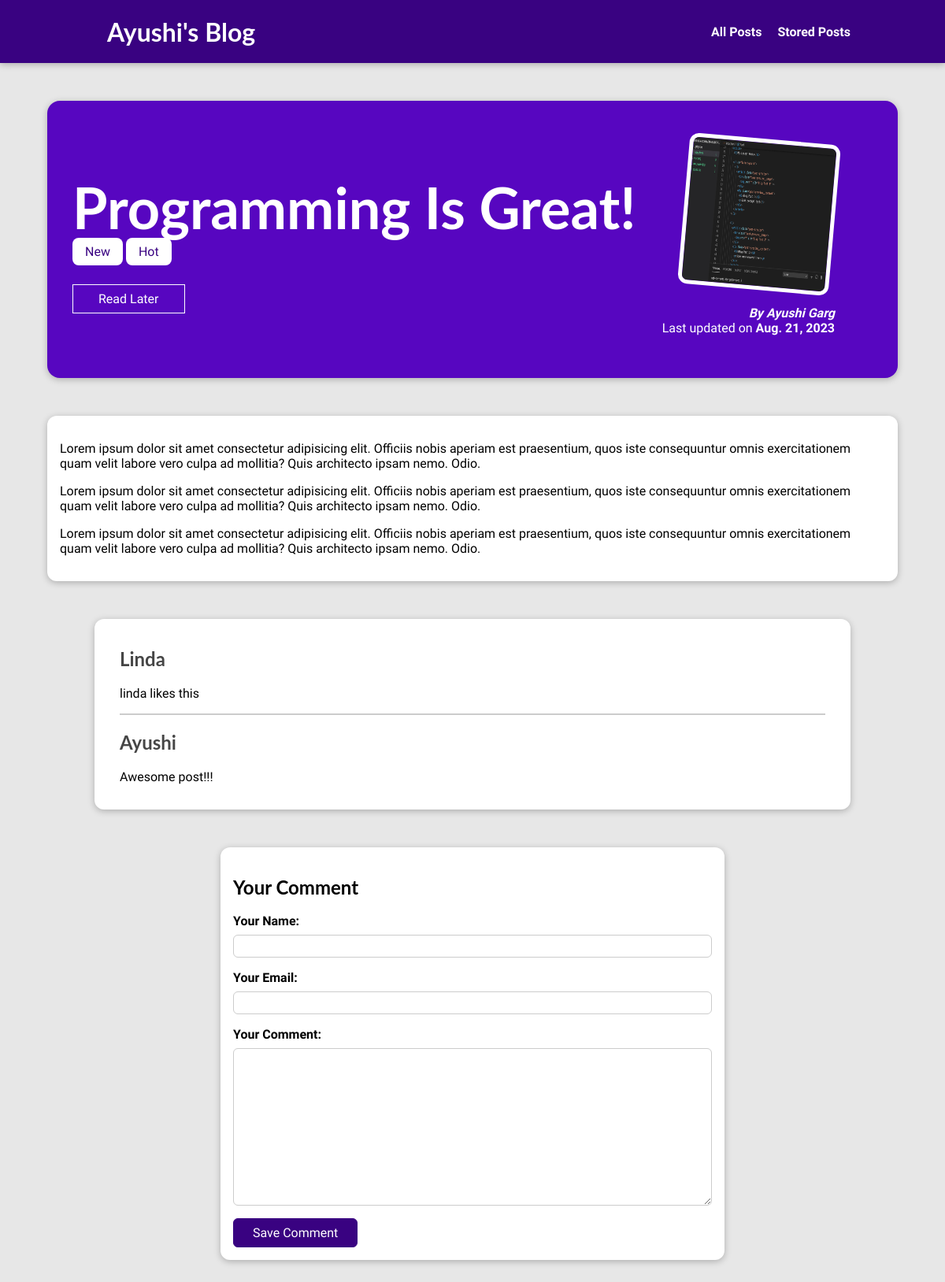
The page /blog/posts/programming-is-great on the database as committed earlier.
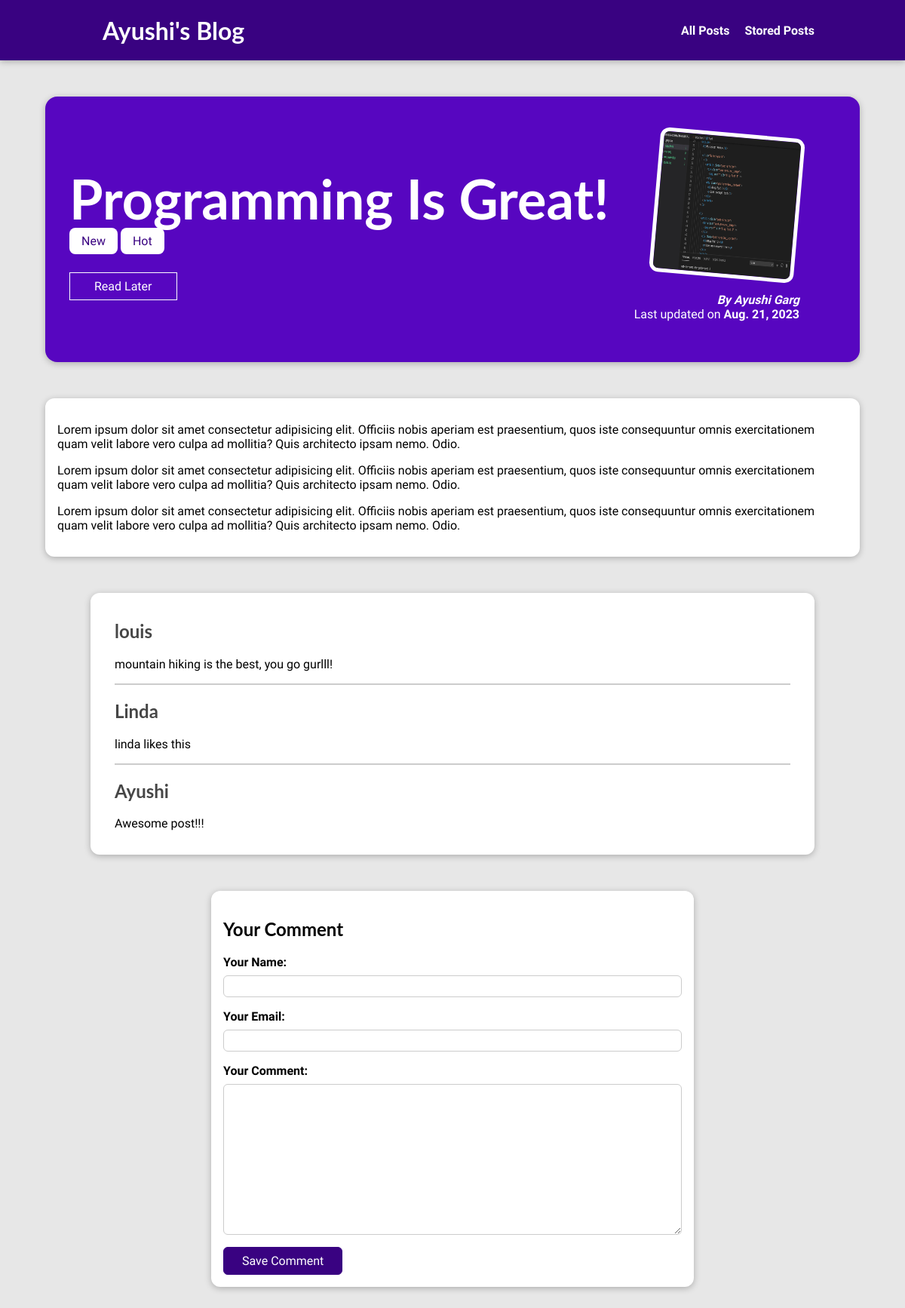
The same page on the database as committed later.
### blog/models.py (models this page shows, shortened)
class Post(models.Model):
    title = models.CharField(max_length=150, unique=True)
    excerpt = models.CharField(max_length=300)
    image = models.ImageField(upload_to="posts", null=True)
    date = models.DateField(auto_now=True)
    slug = models.SlugField(unique=True)
    content = models.TextField(validators=[MinLengthValidator(10)])
    author = models.ForeignKey(
        Author, on_delete=models.SET_NULL, null=True, related_name="posts")
    tags = models.ManyToManyField(Tag)

class Tag(models.Model):
    caption = models.CharField(max_length=20)

class Author(models.Model):
    first_name = models.CharField(max_length=100)
    last_name = models.CharField(max_length=100)
    email_address = models.EmailField()
    def full_name(self):
        return f"{self.first_name} {self.last_name}"
    def __str__(self) -> str:
        return self.full_name()

class Comment(models.Model):
    user_name = models.CharField(max_length=120)
    user_email = models.EmailField()
    text = models.TextField(max_length=400)
    post = models.ForeignKey(Post, on_delete=models.CASCADE, related_name="comments")

### blog/views.py (the view, shortened to what this page needs)
# urls.py: path("posts/<slug:slug>", PostDetailView.as_view(), name="post_details"),
class PostDetailView(View):
    def is_stored_post(self, request, post_id):
        stored_posts = request.session.get("stored_posts")
        is_saved_for_later = post_id in stored_posts if stored_posts else False
        return is_saved_for_later
    def get(self, request, slug):
        post = Post.objects.get(slug=slug)
        context = {
            "post": post,
            "post_tags": post.tags.all(),
            "comment_form": CommentForm(),
            "comments": post.comments.all().order_by("-id"),
            "saved_for_later": self.is_stored_post(request, post.id)
        }
        return render(request, 'blog/post-details.html', context)

### blog/forms.py
class CommentForm(forms.ModelForm):
    class Meta:
        model = Comment
        exclude = ["post"]
        labels = {
            "user_name": "Your Name",
            "user_email": "Your Email",
            "text": "Your Comment",
        }

### blog/templates/blog/post-details.html (shortened to what this page needs)
{% extends 'base.html' %}
{% load static %}
{% block css_files %}
<link rel="stylesheet" href="{% static 'blog/post-details.css' %}">
{% endblock css_files %}
{% block content %}
<section id="summary">
    <h2>{{post.title}}</h2>
    <div>
        {% for tag in post_tags %}
            <span class="tag">{{tag.caption}}</span>
        {% endfor %}
    </div>
    <div id="read-later">
        <form action="{% url 'read_later' %}" method="POST">
            <button>
                {% if saved_for_later %}
                    Unsave
                {% else %}
                    Read Later
                {% endif %}
            </button>
        </form>
    </div>
    <article>
        <img src="{{post.image.url}}" alt="{{post.title}}">
        <address>By <a href="mailto:{{post.author.email_address}}">{{post.author}}</a></address>
        <div>
            Last updated on <time>{{post.date}}</time>
        </div>
    </article>
</section>
<main>
    <p>
        {{post.content|linebreaks}}
    </p>
</main>
<section id="comments">
    <ul>
        {% for comment in comments %}
            <li>
                <h2>{{comment.user_name}}</h2>
                <p>{{comment.text|linebreaks}}</p>
            </li>
        {% endfor %}
    </ul>
</section>
<section id="comment-form">
    <h2>Your Comment</h2>
    <form action="{% url 'post_details' post.slug %}", method="POST">
        {% for form_field in comment_form %}
            <div class="form-control {% if form_field.errors %}invalid{% endif %} ">
                {{form_field.label_tag}}
                {{form_field}}
            </div>
        {% endfor %}
        <button>Save Comment</button>
    </form>
</section>
{% endblock content %}

### templates/base.html (shortened to what this page needs)
{% load static %}
<!DOCTYPE html>
<html lang="en">
<head>
    <link rel="stylesheet" href="{% static 'app.css' %}">
    {% block css_files %}{% endblock css_files %}
</head>
<body>
    <header id="main-navigation">
        <h1><a href="{% url 'index' %}">Ayushi's Blog</a></h1>
        <nav>
            <a href="{% url 'posts' %}">All Posts</a>
            <a href="{% url 'read_later' %}">Stored Posts</a>
        </nav>
    </header>
    {% block content %}{% endblock content %}
</body>
</html>

### static/app.css (style rules this page uses)
* { box-sizing: border-box; }
html { font-family: 'Open Sans', 'Lato', sans-serif; }
body { margin: 0; }
h1, h2, h3 { font-family: 'Lato', sans-serif; font-weight: bold; }
#main-navigation { width: 100%; height: 5rem; display: flex; justify-content: space-between; align-items: center; padding: 0 10%; position: absolute; top: 0; left: 0; }
#main-navigation a { text-decoration: none; color: white; font-weight: bold; margin-left: 1rem; }

### blog/static/blog/post-details.css (style rules this page uses)
body { background-color: #e7e7e7; }
#main-navigation { background-color: #390281; box-shadow: 0 2px 8px rgba(0, 0, 0, 0.25); }
#summary { margin: 8rem auto 3rem auto; padding: 2rem; width: 90%; max-width: 90rem; border-radius: 16px; background-color: #5706c0; position: relative; box-shadow: 0 2px 8px rgba(0, 0, 0, 0.25); height: 22rem; }
#summary h2 { color: white; font-size: 4.5rem; margin-bottom: 0.25rem; }
#summary article { position: absolute; top: 2rem; right: 3rem; padding: 1rem 2rem; border-radius: 12px; text-align: right; color: white; }
#summary article img { width: 12rem; height: 12rem; border-radius: 12px; transform: rotateZ(5deg); border: 5px solid white; margin-bottom: 1rem; }
#summary address { font-weight: bold; }
#summary a { color: white; text-decoration: none; }
#summary time { font-weight: bold; }
#read-later { margin: 2rem 0; }
#read-later button { background-color: transparent; border: 1px solid white; padding: 0.5rem 2rem; font: inherit; color: white; cursor: pointer; }
main { width: 90%; max-width: 90rem; margin: 3rem auto; background-color: white; padding: 1rem; border-radius: 12px; box-shadow: 0 2px 8px rgba(0, 0, 0, 0.25); }
.tag { background-color: white; color: #390281; padding: 0.5rem 1rem; border-radius: 8px; }
#comment-form { margin: 3rem auto; width: 90%; max-width: 40rem; border-radius: 12px; background-color: white; box-shadow: 0 2px 8px rgba(0, 0, 0, 0.25); padding: 1rem; }
#comment-form button { font: inherit; background-color: #390281; color: white; border: 1px solid #390281; padding: 0.5rem 1.5rem; border-radius: 6px; }
.form-control { margin-bottom: 1rem; }
.form-control label { font-weight: bold; margin-bottom: 0.5rem; display: block; }
.form-control input, .form-control textarea { display: block; width: 100%; font: inherit; padding: 0.25rem; border-radius: 6px; border: 1px solid #ccc; }
#comments { margin: 3rem auto; width: 90%; max-width: 60rem; border-radius: 12px; background-color: white; box-shadow: 0 2px 8px rgba(0, 0, 0, 0.25); padding: 1rem 2rem; }
#comments ul { list-style: none; margin: 0; padding: 0; }
#comments li { margin-bottom: 1rem; border-bottom: 2px solid #ccc; }
#comments li:last-of-type { border-bottom: none; }
#comments h2 { color: #464646; }

Rows that differ between the two databases and show on the page:
added Comment: user_name "louis", text "mountain hiking is the best, you go gurlll!"
